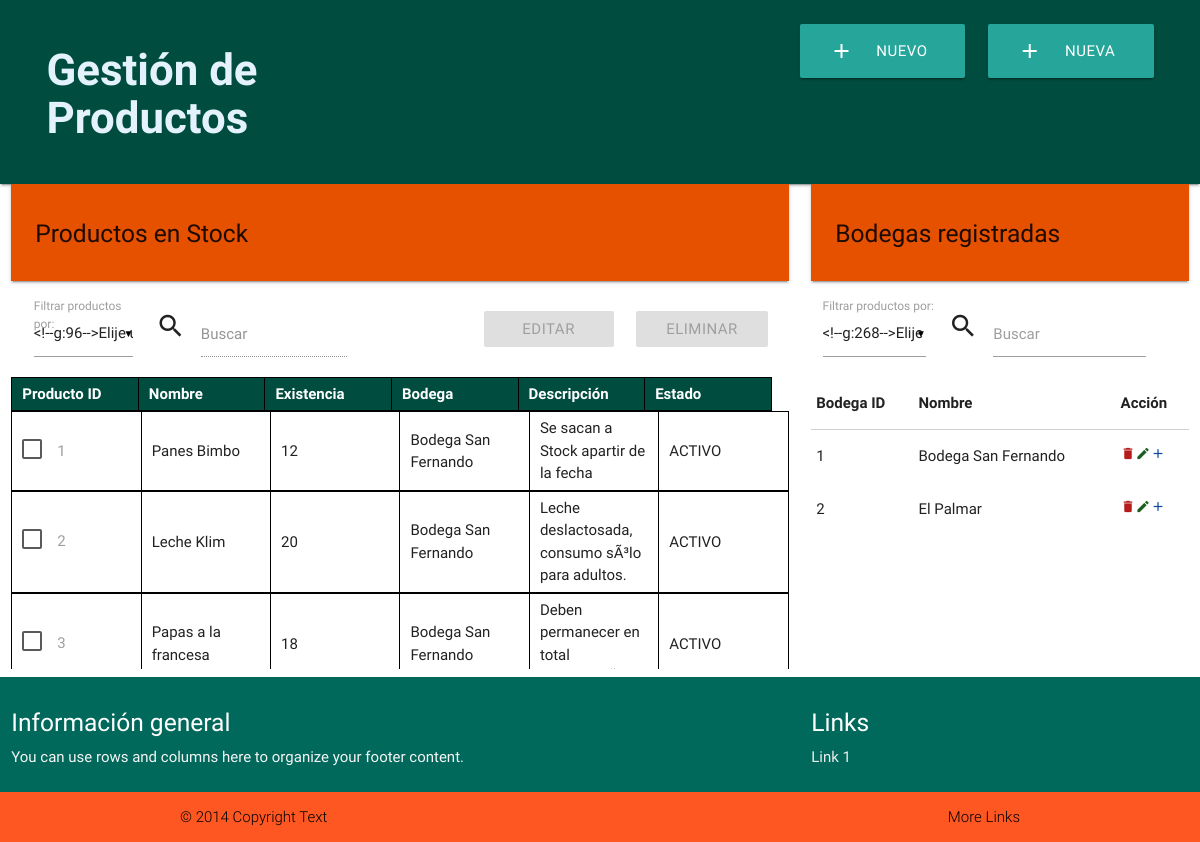
The page / on the database its author committed.
### tables this page shows
CREATE TABLE `bodega` (
  `id_bodega` int(4) NOT NULL,
  `nombre_bodega` varchar(100) NOT NULL
);

CREATE TABLE `producto` (
  `id_producto` int(4) NOT NULL,
  `nombre_producto` varchar(50) NOT NULL,
  `existencia` int(4) DEFAULT NULL,
  `nro_bodega` int(4) NOT NULL,
  `descripcion` varchar(50) DEFAULT NULL,
  `estado` varchar(50) DEFAULT NULL
);

### Controlador/Controlador.php (called while the page is built, shortened)
<?php
require 'Modelo/ProductModel.php';
class Controlador {
    private $model1;
    function __construct() {
        $this->model1 = new ProductModel();
    }
    public function IndexDefault() {
        require_once 'Vista/indexView.php';
    }
    public function ShowProducts() {
        $this->model1->MostrarProductos();
    }
    public function ShowInformationTabs() {
        include_once 'Vista/InformationTabs.php';
    }
    private function QueryAllDataBodega() {
        $this->model1->ShowDataBodega();
    }
}

### Database/Conexion.php (called while the page is built)
<?php
class Conexion {
    private $host, $user, $password, $database;
    function __construct() {
        $this->host = "localhost";
        $this->user = "root";
        $this->password = "toor";
        $this->database = "avancesoftware";
    }
    public function ReturnConnection() {
        $conexion = new mysqli($this->host, $this->user, $this->password, $this->database);
        if ($conexion->connect_error) {
            die("Error al intectar conectar a MySql " . $conexion->connect_errno);
            echo "Fallo al conectar a MySQL: (" . $conexion->connect_errno . ") " . $conexion->connect_error;
        }else{
            return $conexion;
        }
    }
}

### Modelo/ProductModel.php (the view, shortened to what this page needs)
<?php
require 'Database/Conexion.php';
class ProductModel {
    private $obtejoDB;
    public $nombreProducto, $cantidadProducto, $bodega, $descripcion, $newBodega, $idProduct, $typeFiltrer, $wordKey, $dinamicQuery;
    function __construct() {
        $this->obtejoDB = new Conexion();
    }
    function MostrarProductos() {
        try {
            $this->conexion = $this->obtejoDB->ReturnConnection();
            if (!$this->conexion->connect_errno > 0) {
                if ($this->dinamicQuery !== null) {
                    $query = $this->dinamicQuery;
                } else {
                    $query = "select producto.id_producto, producto.nombre_producto, producto.existencia, bodega.nombre_bodega,
                producto.descripcion, producto.estado from bodega
                inner join producto on producto.nro_bodega = bodega.id_bodega;";
                }
                $resulset = mysqli_query($this->conexion, $query);
                $cont = 0;
                $numrows = mysqli_num_rows($resulset);
                if ($numrows > 0) {
                    while ($resultados = mysqli_fetch_row($resulset)) {
                        $cont++;
                        echo "<tr class='row$cont'>";
                        echo "<td>";
                        echo "<form action='#'>";
                        echo "<p>";
                        echo "<label for='check$cont'>$resultados[0]</label>";
                        echo "</p>";
                        echo "</form>";
                        echo "</td>";
                        echo "<td>$resultados[1]</td>";
                        echo "<td>$resultados[2]</td>";
                        echo "<td>$resultados[3]</td>";
                        echo "<td>$resultados[4]</td>";
                        echo "<td>$resultados[5]</td>";
                        echo "</tr>";
                    }
                }
            }
        } catch (mysqli_sql_exception $exc) {
            echo $exc->getMessage();
        }
    }
    public function ShowDataBodega() {
        $this->conexion = $this->obtejoDB->ReturnConnection();
        $query = "SELECT * FROM bodega";
        $registros = mysqli_query($this->conexion, $query);
        $numRegistros = mysqli_num_rows($registros);
        if ($numRegistros == 0) {
            echo 'No hay usuarios';
        } else {
            while ($resultados = mysqli_fetch_row($registros)) {
                echo "<tr class='row'>";
                echo "<td>$resultados[0]</td>";
                echo "<td>$resultados[1]</td>";
                echo "<td>";
                echo "<a href='#' class='tooltipped' data-position='top' data-tooltip='Eliminar' onclick='DeleteBodega();' id='eliminar'><i class='tiny material-icons red-text text-darken-4'>delete</i></a>"
                . "<a href='#' class='tooltipped' data-position='top' data-tooltip='Editar'><i class='tiny material-icons green-text text-darken-4'>edit</i></a>"
                . "<a href='#' class='tooltipped' data-position='top' data-tooltip='Agregar'><i class='tiny material-icons blue-text text-darken-4'>add</i></a>";
                echo "</td>";
                echo "</tr>";
            }
        }
    }
}

### index.php
<?php
if (!isset($_REQUEST['c'])) {
    require_once 'Controlador/Controlador.php';
    $controller = new Controlador();
    $controller->IndexDefault();
} else {
    $accion = isset($_REQUEST['a']) ? $_REQUEST['a'] : 'index';
    require_once 'Controlador/Controlador.php';
    $controller = new Controlador();
    call_user_func(array($controller, $accion));
}

### Vista/indexView.php (shortened to what this page needs)
<!DOCTYPE html>
<html>
    <head>
        <link type="text/css" rel="stylesheet" href="SiteMedia/Design/materialize/css/materialize.css"  media="screen,projection"/>
        <link type="text/css" rel="stylesheet" href="SiteMedia/css/DefaultStyle.css"/>
        <link type="text/css" rel="stylesheet" href="SiteMedia/Design/sweetalert-master/dist/sweetalert2.css"/>
    </head>
    <body>
        <div class="card-panel teal darken-4">
            <div class="row">
                <div class="col s12">
                    <div class="row">
                        <div class="col s4">
                            <h3 id="title"><span class="blue-text text-lighten-5">Gestión de Productos</span></h3>
                        </div>
                        <div class="col s4">
                        </div>
                        <div class="col s2">
                            <button class="waves-effect waves-light btn-large modal-trigger" href="#MyModal" id="new-product"><i class="material-icons left">add</i>Nuevo Producto</button>
                        </div>
                        <div class="col s2">
                            <button class="waves-effect waves-light btn-large modal-trigger" href="#ModalBodega"><i class="material-icons left">add</i>Nueva Bodega</button>
                        </div>
                    </div>
                </div>
            </div>
        </div>
        <div class="row">
            <div class="col s6 m6 l8">
                <div class="card-panel orange darken-4" id="title-products">
                    <h5>Productos en Stock</h5>
                </div>
                <div class="row" id="container-products">
                    <div class="col s6">
                        <form>
                            <div class="row">
                                <div class="input-field col s4">
                                    <label>Filtrar productos por:</label>
                                </div>
                                <div class="input-field col s7">
                                    <i class="material-icons prefix">search</i>
                                    <input id="search" type="text" onkeyup="MakeQueryProduct()"/>
                                    <label for="search">Buscar</label>
                                </div>
                            </div>
                        </form>
                    </div>
                    <div class="col s6">
                        <div class="row">
                            <div class="input-field col s2">
                            </div>
                            <div class="input-field col s5">
                                <button class="btn disabled waves-effect waves-light" id="edit-product">Editar
                                </button>
                            </div>
                            <div class="input-field col s5">
                                <button class="btn disabled waves-effect waves-light red darken-4" id="delete-product">Eliminar
                                </button>
                            </div>
                        </div>
                    </div>
                </div>
                <table class="tabla-producto">
                    <thead class="teal darken-4 white-text">
                        <tr>
                            <th data-field="nroproducto">Producto ID</th>
                            <th data-field="nombreproducto">Nombre</th>
                            <th data-field="existencia">Existencia</th>
                            <th data-field="bodega">Bodega</th>
                            <th data-field="descripcion">Descripción</th>
                            <th data-field="estado">Estado</th>
                        </tr>
                    </thead>
                    <tbody id="container-data-product">
                        <?php
                        $this->ShowProducts();
                        ?>
                    </tbody>
                </table>
            </div>
            <div class="col s5 m5 l4">
                <div class="container-edit-product">
                    <?php
                    $this->ShowInformationTabs();
                    ?>
                </div>
            </div>
        </div>
        <footer class="page-footer teal darken-3">
            <div class="row" id="container-footer">
                <div class="col l6 s12">
                    <h5 class="white-text">Información general</h5>
                    <p class="grey-text text-lighten-4">You can use rows and columns here to organize your footer content.</p>
                </div>
                <div class="col l4 offset-l2 s12">
                    <h5 class="white-text">Links</h5>
                    <ul>
                        <li><a class="grey-text text-lighten-3" href="#!">Link 1</a></li>
                    </ul>
                </div>
            </div>
            <div class="footer-copyright deep-orange black-text">
                <div class="container">
                    © 2014 Copyright Text
                    <a class="black-text text-lighten-4 right" href="#!">More Links</a>
                </div>
            </div>
        </footer>
    </body>
</html>

### Vista/InformationTabs.php (shortened to what this page needs)
<div class="card-panel orange darken-4" id="title-products">
    <h5>Bodegas registradas</h5>
</div>
<div class="input-field col s4">
    <label>Filtrar productos por:</label>
</div>
<div class="input-field col s7">
    <i class="material-icons prefix">search</i>
    <input id="search" type="text"/>
    <label for="search">Buscar</label>
</div>
<table class="highlight">
    <thead>
        <tr>
            <th data-field="idbodeda">Bodega ID</th>
            <th data-field="nombrebodega">Nombre</th>
            <th data-field="accion">Acción</th>
        </tr>
    </thead>
    <tbody>
        <?php
        $this->QueryAllDataBodega();
        ?>
    </tbody>
</table>

### SiteMedia/css/DefaultStyle.css (style rules this page uses)
* { margin: 0px; border: 0px; padding: 0px; }
.card-panel, footer { margin: 0px; border: 0px; border-radius:0; }
#title { font-weight: bold; }
#title-products { margin: 0px 0px 15px 0px; }
#container-products { margin: 0px; }
.tabla-producto th,.tabla-producto td { padding:5px 10px; border:1px solid #000; }
.tabla-producto thead { background:#f9f9f9; display:table; table-layout: fixed; width:100%; width:calc(100% - 17px); }
.tabla-producto tbody { height:258px; overflow-y: scroll; display:block; width:100%; }
.tabla-producto tbody tr { display:table; width:100%; table-layout:fixed; }
.container-edit-product { height: 493px; }
.row, #action-submit { margin: 0px; border: 0px; }
#container-footer { margin: 0px 0px 24px 0px; }

### rows shown on the page
bodega: producto.id_producto "1", producto.nombre_producto "Panes Bimbo", producto.existencia "12", nombre_bodega "Bodega San Fernando", producto.descripcion "Se sacan a Stock apartir de la fecha", producto.estado "ACTIVO", producto.id_producto "2", producto.nombre_producto "Leche Klim", producto.existencia "20", producto.descripcion "Leche deslactosada, consumo sÃ³lo para adultos.", producto.id_producto "3", producto.nombre_producto "Papas a la francesa", producto.existencia "18", producto.descripcion "Deben permanecer en total…", id_bodega "1"
bodega: id_bodega "2", nombre_bodega "El Palmar"
